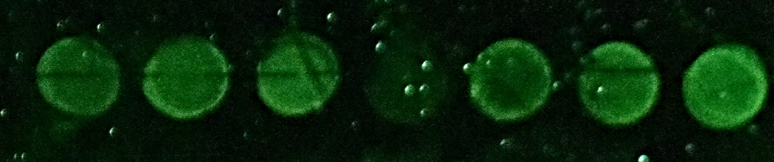
#> input picture 20261029/test image/Chi 20261014 B_2 (h).png, 774 x 162 px
$ python bg_vs_order.py
#> lines starting #> are read from the running program, lines starting #| are printed output that depends on the picture; after the words box and inside, x2 and y2 are one past the last pixel; in counts of white or black regions, pixels touching at a corner belong together
### 20261029/lod_analysis/b8_analysis.py
# -*- coding: utf-8 -*-
"""
B-8 專題:找比 Top-hat 去灰塵更適合 B-8 的處理方式

B-8 的兩個問題(見 灰塵雜訊影像處理與LOD分析報告.md):
  1. 灰塵:Top-hat 去灰塵後 CV 變好,但斜率 2.40 → 1.61、LOD 變差(1e-13 與 blank 分不開)
  2. 照明不均:背景左暗右亮,而 B-8 的濃度剛好由左到右增加 → 照明梯度可能被當成訊號

新的兩個想法:
  A. 用「顏色」抓灰塵:螢光樣本只有綠色(R、B ≈ 0),灰塵偏白(R、B 明顯升高)
     → (R+B)/2 > 門檻 的像素(外擴 2 px 含光暈)不計入,不會誤刪樣本本身較亮的紋理
  B. 用樣本外圈背景校正照明:
     - 扣背景(net = 樣本 − 背景)       :去掉加性的背景,但照明倍率仍在
     - 比值(ratio = 樣本 / 背景)        :照明是乘上去的 → 比值與照明無關
     - 全圖背景擬合(2 次曲面)後除以照明:同 20261026 的背景估計校正

量測流程、ROI、重複量測、LOD 公式與 lod_analysis.py 相同。
用法:python b8_analysis.py   輸出:b8_results.csv、b8_fig_*.png
"""
import os, csv
import numpy as np
import cv2
import matplotlib
matplotlib.use("Agg")
matplotlib.rcParams["font.sans-serif"] = ["Microsoft JhengHei", "Microsoft YaHei", "DejaVu Sans"]
matplotlib.rcParams["axes.unicode_minus"] = False
import matplotlib.pyplot as plt
from matplotlib.ticker import FuncFormatter
import lod_analysis as LA

HERE = os.path.dirname(os.path.abspath(__file__))
CFG = LA.IMAGES["B-8"]
DUST_RB = 4.0          # ponytail: (R+B)/2 > 4 視為灰塵(背景約 0.7);依相機雜訊調整
DUST_GROW = 2          # 灰塵遮罩外擴 px(含光暈)
SAMPLE_R = 50          # 樣本本體半徑(px,直徑約 100)
RING = (56, 66)        # 外圈背景環(px):樣本外、碰不到相鄰樣本(間距約 125)


def load_rgb(path):
    im = cv2.imdecode(np.fromfile(path, np.uint8), cv2.IMREAD_UNCHANGED)[..., :3].astype(np.float32)
    return im[..., 2], im[..., 1], im[..., 0]          # R, G, B


def dust_mask(R, B):
    m = ((R + B) / 2 > DUST_RB).astype(np.uint8)
    k = cv2.getStructuringElement(cv2.MORPH_ELLIPSE, (2 * DUST_GROW + 1,) * 2)
    return cv2.dilate(m, k) > 0


# [76 lines left out: functions illum_fit, main, evaluate, not called in this run]


# [62 lines that do not run on import are left out]

### 20261029/lod_analysis/lod_analysis.py
# -*- coding: utf-8 -*-
"""
灰塵雜訊對 LOD 的影響:比較多種影像處理方式(只處理樣本 ROI)

流程(與使用者 Excel「Chi 數據分析 20261029 Ozzy.xlsx」一致):
  灰階 = ImageJ 算法 (R+G+B)/3 → 每個樣本 3 個子 ROI 當 3 次量測 → 平均 / 標準差(ddof=1, 同 Excel STDEV)
  校正曲線:強度 = m·log10(C) + b(用 Excel 圖表的同一組濃度點)
  LOD = 10^((μ_blank + 3σ_blank − b) / m)

處理方式(全部只作用在樣本 ROI 內):
  Raw           原始平均(= ImageJ 直接量)
  Median3       3x3 中值濾波後平均
  Deglint       White Top-hat 偵測灰塵(K=4, kernel 9),灰塵像素不計入平均(= 程式現行分數)
  B             灰塵像素用鄰近顏色補(Telea inpaint)後平均
  B2            B 再處理一次(連灰塵光暈 2 px 一起補)後平均
  Deglint-k13   同 Deglint,kernel 13(抓得到較大的灰塵/氣泡)
  B2-k13        同 B2,kernel 13
  Deglint-k13-grow  kernel 13 偵測後,灰塵 + 外擴 2 px 光暈都不計入平均(排除版的 B2,不補任何數值)
  Median-ROI    子 ROI 的中位數(穩健統計,不需偵測)
  B2-k13-BG     B2-k13 再扣掉樣本外圈環形區的局部背景(中位數)→ 修正照明不均

用法:python lod_analysis.py      (light_intensity conda 環境)
輸出:results_*.csv、fig_*.png(本資料夾)
"""
import os, sys, csv
import numpy as np
import cv2

HERE = os.path.dirname(os.path.abspath(__file__))
IMG_DIR = os.path.join(HERE, "..", "test image")
K = 4.0
GROW = 2
# 重複量測的定義:sub = 樣本內 3 個不同位置的子 ROI;jitter = 整顆 ROI 重畫 3 次(位置偏移 ±3 px)
REP_MODE = sys.argv[1] if len(sys.argv) > 1 else "sub"

# 樣本由左到右的濃度標籤、初估中心、ROI 半徑;fit = Excel 圖表用的濃度點;blank = 算 LOD 的空白樣本
IMAGES = {
    "B-2(h)": dict(file="Chi 20261014 B_2 (h).png", r=30, y=(20, 145), half=45,
                   labels=["1e-13", "1e-11", "1e-9", "blank", "0", "1e-10", "control"],
                   guess=[75, 184, 295, 410, 509, 621, 727],
                   fit=["1e-13", "1e-11", "1e-10", "1e-9"], blank="blank",
                   excel={"1e-13": (28.641, 0.424), "1e-11": (33.572, 0.342), "1e-9": (45.617, 3.855),
                          "blank": (21.999, 1.432), "0": (23.064, 2.203), "1e-10": (36.593, 1.154),
                          "control": (48.782, 1.790)}),
    "B-2(l)": dict(file="Chi 20261014 B_2 (l).jpg", r=24, y=(15, 125), half=40,
                   labels=["1e-13", "1e-11", "1e-9", "blank", "0", "1e-10"],
                   guess=[62, 160, 255, 355, 462, 555],
                   fit=["1e-13", "1e-11", "1e-10", "1e-9"], blank="blank",
                   excel={"1e-13": (21.223, 0.602), "1e-11": (25.080, 0.216), "1e-9": (30.880, 3.029),
                          "blank": (15.437, 0.936), "0": (18.517, 2.060), "1e-10": (28.216, 0.959)}),
    "B-8": dict(file="Chi 20261014 B_8.png", r=30, y=(40, 150), half=50,
                labels=["blank", "1e-13", "1e-12", "1e-11", "1e-10", "1e-9"],
                guess=[134, 263, 386, 513, 638, 764],
                fit=["1e-13", "1e-12", "1e-11", "1e-10"], blank="blank",
                excel={"blank": (6.037, 0.100), "1e-13": (6.705, 0.153), "1e-12": (8.663, 0.247),
                       "1e-11": (11.180, 0.336), "1e-10": (13.694, 0.354), "1e-9": (12.016, 0.157)}),
}
METHODS = ["Raw", "Median3", "Deglint", "B", "B2", "Deglint-k13", "B2-k13", "Deglint-k13-grow", "Median-ROI", "B2-k13-BG"]


def load_gray(path):
    im = cv2.imdecode(np.fromfile(path, np.uint8), cv2.IMREAD_UNCHANGED)
    return im[..., :3].astype(np.float32).mean(-1)            # ImageJ RGB → 8-bit:(R+G+B)/3


def centers(gray, guess, yr, half):
    """去亮點 + 模糊後,在初估位置附近取亮度質心(扣視窗 40 百分位當背景)。"""
    m = cv2.GaussianBlur(cv2.medianBlur(np.clip(gray, 0, 255).astype(np.uint8), 9).astype(np.float32), (0, 0), 6)
    out = []
    for gx in guess:
        x0 = max(0, gx - half)
        win = m[yr[0]:yr[1], x0:gx + half]
        w = np.clip(win - np.percentile(win, 40), 0, None)
        ys, xs = np.mgrid[0:win.shape[0], 0:win.shape[1]]
        out.append((int(round((xs * w).sum() / w.sum() + x0)), int(round((ys * w).sum() / w.sum() + yr[0]))))
    return out


# [87 lines left out: functions disk, glint_mask, inpaint, inpaint_roi, b2, sub_rois and 2 more, not called in this run]


# [45 lines that do not run on import are left out]

### 20261029/lod_analysis/bg_vs_order.py
# -*- coding: utf-8 -*-
"""
背景變亮是「照明不均」還是「樣本的光散到背景」?—— 用濃度順序不同的影像來分辨

B-8 的濃度由左到右遞增,背景也由左到右變亮,兩者綁在一起分不開。
B-2(h)/(l) 的濃度順序是打亂的:
  - 背景跟著「位置」變(越右越亮,不管旁邊是什麼濃度) → 照明不均
  - 背景跟著「旁邊樣本的亮度」變(亮樣本旁邊的背景就亮) → 樣本的光散到背景

背景量在「相鄰樣本之間的縫隙」與「影像左右兩端」(B-2 的樣本幾乎填滿高度,上下方沒有背景):
  縫隙 = 兩樣本中點 ±6 px 的直條、在兩個樣本實際範圍以外的像素中位數;旁邊亮度 = 兩側樣本平均
再用 背景 = a + b·(x/寬) + c·旁邊樣本亮度 迴歸。
灰階 = (R+G+B)/3(同 lod_analysis);灰塵用顏色抓((R+B)/2 > 4,外擴 2 px)後不計入背景。
用法:python bg_vs_order.py   輸出:bg_vs_order.png、bg_vs_order.csv
"""
import os, csv
import numpy as np
import cv2
import matplotlib
matplotlib.use("Agg")
matplotlib.rcParams["font.sans-serif"] = ["Microsoft JhengHei", "Microsoft YaHei", "DejaVu Sans"]
matplotlib.rcParams["axes.unicode_minus"] = False
import matplotlib.pyplot as plt
import lod_analysis as LA
from b8_analysis import load_rgb, dust_mask

HERE = os.path.dirname(os.path.abspath(__file__))
GAP = 6              # 縫隙直條半寬(px)


def extent(sm, cx, cy, r0, rmax):
    """樣本實際半徑(同程式 _sample_extent):往外每圈平均亮度降到 背景+10%·(樣本−背景) 處。"""
    H, W = sm.shape
    yy, xx = np.mgrid[0:H, 0:W]
    d = np.hypot(xx - cx, yy - cy).astype(int)
    m = d <= rmax
    cnt = np.bincount(d[m], minlength=rmax + 1)
    prof = np.bincount(d[m], weights=sm[m], minlength=rmax + 1) / np.maximum(cnt, 1)
    ok = cnt > 0
    prof = np.interp(np.arange(rmax + 1), np.flatnonzero(ok), prof[ok])
    prof = np.convolve(np.pad(prof, 2, mode="edge"), np.ones(5) / 5, "valid")
    peak, base = prof[:r0 + 1].max(), prof[r0:].min()
    if peak - base < 1.0:
        return r0
    hit = np.flatnonzero(prof[r0:] <= base + 0.1 * (peak - base))
    return r0 + int(hit[0]) if hit.size else rmax


rows, per_img = [], {}
for name, cfg in LA.IMAGES.items():
    R, G, B = load_rgb(os.path.join(LA.IMG_DIR, cfg["file"]))
    gray = (R + G + B) / 3
    dust = dust_mask(R, B)
#> in dust_mask, `m = ((R + B) / 2 > DUST_RB).astype(np.uint8)`:
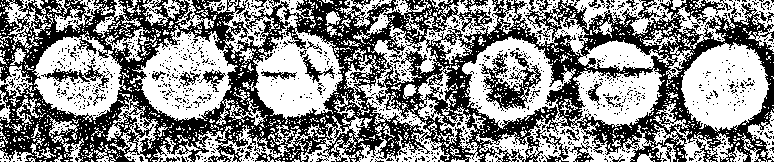
#> m: shape (162, 774); values 0 (black) and 1 (white), 53.7% white; 1168 black regions (1134 under 20 px), largest, box (x1, y1, x2, y2) and area: (0, 0, 774, 162) 51024, (481, 50, 541, 111) 1318, (41, 65, 109, 87) 442
#> in dust_mask, `return cv2.dilate(m, k) > 0`: returned value: shape (162, 774) bool; 96.7% white; black in thin lines or dots
    sm = cv2.medianBlur(np.clip(np.round(gray), 0, 255).astype(np.uint8), 5).astype(np.float32)
    H, W = gray.shape
#> H = 162; W = 774
    yy, xx = np.mgrid[0:H, 0:W]
    cs = LA.centers(gray, cfg["guess"], cfg["y"], cfg["half"])
#> after the loop in centers, `for gx in guess:`:
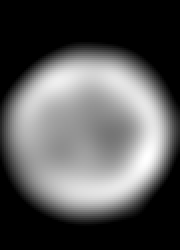
#> w: shape (125, 90) float32 (shown 2 times larger); min 0, max 46.45, mean 15.9; drawn with min black and max white
#> after the loop in centers, `for gx in guess:`:
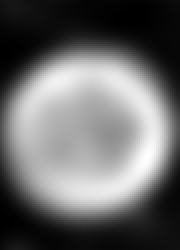
#> win: shape (125, 90) float32 (shown 2 times larger); min 6.42, max 63.74, mean 30.1; drawn with min black and max white
#> after the loop in centers, `for gx in guess:`: out = [(74, 78), (183, 81), (295, 80), (408, 80), (508, 79), (622, 83), (727, 86)]
#> cs has the same summary as out in centers
    spacing = np.median(np.diff([c[0] for c in cs]))
#> spacing = 110.5
    ext = [extent(sm, cx, cy, cfg["r"], int(spacing * 0.6)) for cx, cy in cs]
#> in extent, `prof = np.bincount(d[m], weights=sm[m], minlength=rmax + 1) / np.maxim..`: prof = 67 values, max 36.64 at index 30, min 9.13 at index 66, mean 21.42
#> in extent, `prof = np.convolve(np.pad(prof, 2, mode="edge"), np.ones(5) / 5, "vali..`: prof = 67 values, max 36.13 at index 30, min 9.29 at index 50, mean 21.41
#> in extent, `peak, base = prof[:r0 + 1].max(), prof[r0:].min()`: peak = 36.13; base = 9.29
#> in extent, `hit = np.flatnonzero(prof[r0:] <= base + 0.1 * (peak - base))`: hit = 21 values from 16 to 36
#> call 2 of extent, with cx = 183, cy = 81, r0 = 30, rmax = 66
#> in extent (call 2), `yy, xx = np.mgrid[0:H, 0:W]`:
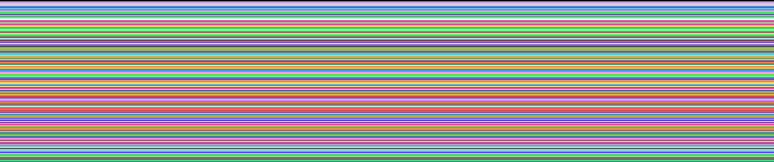
#> yy: shape (162, 774) int64; 162 distinct labels, from 0 to 161; one colour per label, 0 black
#> in extent (call 2), `m = d <= rmax`: m: shape (162, 774) bool; 11.2% white; 1 white region, box (x1, y1, x2, y2) and area: (117, 15, 250, 148) 14069
#> in extent (call 2), `prof = np.bincount(d[m], weights=sm[m], minlength=rmax + 1) / np.maxim..`: prof = 67 values, max 47.23 at index 33, min 7.68 at index 55, mean 25.47
#> in extent (call 2), `prof = np.convolve(np.pad(prof, 2, mode="edge"), np.ones(5) / 5, "vali..`: prof = 67 values, max 45.82 at index 33, min 7.83 at index 55, mean 25.47
#> in extent (call 2), `peak, base = prof[:r0 + 1].max(), prof[r0:].min()`: peak = 42.17; base = 7.83
#> in extent (call 2), `hit = np.flatnonzero(prof[r0:] <= base + 0.1 * (peak - base))`: hit = 19 values from 18 to 36
#> in extent (call 3), `m = d <= rmax`: m: shape (162, 774) bool; 11.2% white; 1 white region, box (x1, y1, x2, y2) and area: (229, 14, 362, 147) 14069
#> in extent (call 4), `m = d <= rmax`: m: shape (162, 774) bool; 11.2% white; 1 white region, box (x1, y1, x2, y2) and area: (342, 14, 475, 147) 14069
#> in extent (call 5), `m = d <= rmax`: m: shape (162, 774) bool; 11.2% white; 1 white region, box (x1, y1, x2, y2) and area: (442, 13, 575, 146) 14069
#> in extent (call 6), `m = d <= rmax`: m: shape (162, 774) bool; 11.2% white; 1 white region, box (x1, y1, x2, y2) and area: (556, 17, 689, 150) 14069
#> in extent (call 7), `d = np.hypot(xx - cx, yy - cy).astype(int)`:
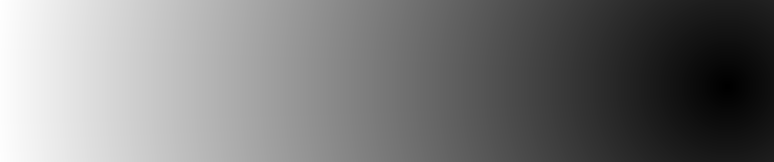
#> d: shape (162, 774) int64; min 0, max 732, mean 349.8; drawn with min black and max white
#> in extent (call 7), `m = d <= rmax`: m: shape (162, 774) bool; 10.1% white; 1 white region, box (x1, y1, x2, y2) and area: (661, 20, 774, 153) 12713
#> in extent (call 7), `cnt = np.bincount(d[m], minlength=rmax + 1)`: cnt = 67 values, max 325 at index 65, min 1 at index 0, mean 189.7
#> in extent (call 7), `prof = np.bincount(d[m], weights=sm[m], minlength=rmax + 1) / np.maxim..`: prof = 67 values, max 72.26 at index 34, min 6.9 at index 48, mean 34.55
#> in extent (call 7), `prof = np.convolve(np.pad(prof, 2, mode="edge"), np.ones(5) / 5, "vali..`: prof = 67 values, max 70.79 at index 34, min 7.15 at index 49, mean 34.55
#> in extent (call 7), `peak, base = prof[:r0 + 1].max(), prof[r0:].min()`: peak = 64.6; base = 7.15
#> in extent (call 7), `hit = np.flatnonzero(prof[r0:] <= base + 0.1 * (peak - base))`: hit = 22 values from 15 to 36
#> ext = [46, 48, 46, 48, 46, 45, 45]
    S = [float(np.median(gray[np.hypot(xx - cx, yy - cy) <= cfg["r"]])) for cx, cy in cs]
#> S = [28, 33.33, 44.33, 15, 22.67, 35, 47]
    outside = np.ones((H, W), bool)
    for (cx, cy), e in zip(cs, ext):
        outside &= np.hypot(xx - cx, yy - cy) > e
#> this loop made 7 passes
#> (cx, cy, e) on passes 1 to 7: (74, 78, 46), (183, 81, 48), (295, 80, 46), (408, 80, 48), (508, 79, 46), (622, 83, 45), (727, 86, 45)
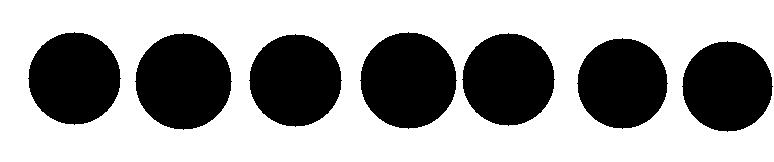
#> outside: shape (162, 774) bool; 62.5% white; 7 black regions, largest, box (x1, y1, x2, y2) and area: (135, 33, 232, 130) 7213, (360, 32, 457, 129) 7213, (28, 32, 121, 125) 6625
    bgok = outside & ~dust
#> bgok: shape (162, 774) bool; 2.2% white in thin lines or dots

    pts = []   # (位置 x, 背景, 旁邊樣本亮度, 說明, 區域遮罩)
    regions = [(xx < cs[0][0] - ext[0], S[0], f"左端|{cfg['labels'][0]}")]
    for i in range(len(cs) - 1):
        mid = (cs[i][0] + cs[i + 1][0]) / 2
        regions.append((np.abs(xx - mid) <= GAP, (S[i] + S[i + 1]) / 2, f"{cfg['labels'][i]}|{cfg['labels'][i + 1]}"))
#> this loop made 6 passes
#> mid on passes 1 to 6: 128.5, 239, 351.5, 458, 565, 674.5
#> after the loop, regions = 7 items
    regions.append((xx > cs[-1][0] + ext[-1], S[-1], f"{cfg['labels'][-1]}|右端"))
    for reg, nb, lab in regions:
        m = reg & bgok
        if m.sum() < 40:
            continue
        pts.append((float(xx[m].mean()), float(np.median(gray[m])), nb, lab, m))
        rows.append([name, lab, round(float(xx[m].mean())), round(float(np.median(gray[m])), 3), round(nb, 2), int(m.sum())])
#> this loop made 8 passes
#> (nb, lab) on passes 1 to 8: (28, '左端|1e-13'), (30.67, '1e-13|1e-11'), (38.83, '1e-11|1e-9'), (29.67, '1e-9|blank'), (18.83, 'blank|0'), (28.83, '0|1e-10'), (41, '1e-10|control'), (47, 'control|右端')
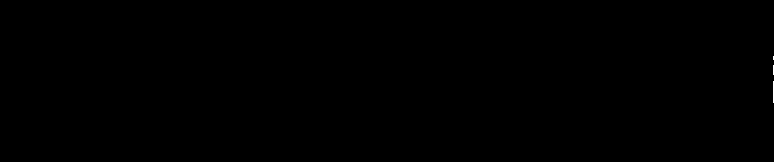
#> m: shape (162, 774) bool; 0.03% white in thin lines or dots, all inside (x1, y1, x2, y2) = (773, 56, 774, 103)
#> after the loop, pts = 6 items; rows = 6 items

    x = np.array([p[0] for p in pts]) / W; bg = np.array([p[1] for p in pts]); nb = np.array([p[2] for p in pts])
#> after `x = np.array([p[0] for p in pts]) / W`: x = [0.0147, 0.166, 0.308, 0.454, 0.594, 0.73]
#> after `bg = np.array([p[1] for p in pts])`: bg = [6, 7.67, 4.67, 4.33, 4.33, 5.33]
#> after `nb = np.array([p[2] for p in pts])`: nb = [28, 30.67, 38.83, 29.67, 18.83, 28.83]
    coef = np.linalg.lstsq(np.stack([np.ones_like(x), x, nb], 1), bg, rcond=None)[0]
#> coef = [6.74, -2.82, -0.00993]
    cx_nb, cx_bg, cnb_bg = np.corrcoef(x, nb)[0, 1], np.corrcoef(x, bg)[0, 1], np.corrcoef(nb, bg)[0, 1]
#> cx_nb = -0.338; cx_bg = -0.569; cnb_bg = 0.149
    per_img[name] = dict(gray=gray, cs=cs, ext=ext, pts=pts, coef=coef, W=W, S=S, labels=cfg["labels"],
                         corr=(cx_nb, cx_bg, cnb_bg))
    print(f"\n══ {name}  ({W}x{H}, 樣本實際半徑 {ext})")
#| ══ B-2(h)  (774x162, 樣本實際半徑 [46, 48, 46, 48, 46, 45, 45])
    print("   樣本亮度 " + "  ".join(f"{l}:{s:.1f}" for l, s in zip(cfg["labels"], S)))
#|    樣本亮度 1e-13:28.0  1e-11:33.3  1e-9:44.3  blank:15.0  0:22.7  1e-10:35.0  control:47.0
    print("   背景     " + "  ".join(f"[{p[3]}] x={p[0]:.0f} 背景 {p[1]:.2f}" for p in pts))
#|    背景     [左端|1e-13] x=11 背景 6.00  [1e-13|1e-11] x=128 背景 7.67  [1e-11|1e-9] x=238 背景 4.67  [1e-9|blank] x=351 背景 4.33  [blank|0] x=460 背景 4.33  [0|1e-10] x=565 背景 5.33
    print(f"   corr(位置, 旁邊亮度) {cx_nb:+.2f} | corr(位置, 背景) {cx_bg:+.2f} | corr(旁邊亮度, 背景) {cnb_bg:+.2f}")
#|    corr(位置, 旁邊亮度) -0.34 | corr(位置, 背景) -0.57 | corr(旁邊亮度, 背景) +0.15
    print(f"   迴歸 背景 = {coef[0]:.2f} {coef[1]:+.2f}·(x/寬) {coef[2]:+.3f}·旁邊亮度"
          f"  → 左到右 {coef[1]:+.2f};旁邊亮度從最暗到最亮 {coef[2] * (nb.max() - nb.min()):+.2f}")
#|    迴歸 背景 = 6.74 -2.82·(x/寬) -0.010·旁邊亮度  → 左到右 -2.82;旁邊亮度從最暗到最亮 -0.20
#> pass 2 of the loop `for name, cfg in LA.IMAGES.items():`:
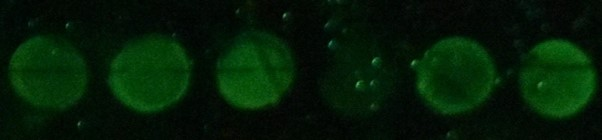
#> input picture 20261029/test image/Chi 20261014 B_2 (l).jpg, 602 x 140 px
#> im: shape (140, 602, 3) float32
#> R: shape (140, 602) float32
#> G: shape (140, 602) float32
#> B: shape (140, 602) float32
#> gray: shape (140, 602) float32
#> in dust_mask (call 2), `m = ((R + B) / 2 > DUST_RB).astype(np.uint8)`:
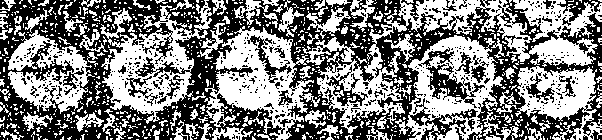
#> m: shape (140, 602); values 0 (black) and 1 (white), 50.4% white; 588 black regions (545 under 20 px), largest, box (x1, y1, x2, y2) and area: (0, 0, 602, 140) 35250, (426, 63, 485, 108) 847, (326, 65, 368, 106) 437
#> `sm = cv2.medianBlur(np.clip(np.round(gray), 0, 255).astype(np.uint8), ..`:
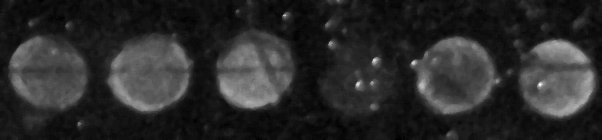
#> sm: shape (140, 602) float32; min 2, max 65, mean 12.6; drawn with min black and max white
#> cs = [(49, 75), (150, 76), (252, 76), (360, 78), (456, 75), (561, 79)]
#> spacing = 102
#> ext = [44, 46, 46, 41, 46, 44]
#> S = [20, 24.67, 30.67, 13.33, 17.67, 26.67]
#> the loop `for (cx, cy), e in zip(cs, ext):` made 6 passes
#> (cx, cy, e) on passes 1 to 6: (49, 75, 44), (150, 76, 46), (252, 76, 46), (360, 78, 41), (456, 75, 46), (561, 79, 44)
#> the loop `for i in range(len(cs) - 1):` made 5 passes
#> mid on passes 1 to 5: 99.5, 201, 306, 408, 508.5
#> after the loop `for i in range(len(cs) - 1):`: regions = 6 items
#> the loop `for reg, nb, lab in regions:` made 7 passes
#> (nb, lab) on passes 1 to 7: (20, '左端|1e-13'), (22.33, '1e-13|1e-11'), (27.67, '1e-11|1e-9'), (22, '1e-9|blank'), (15.5, 'blank|0'), (22.17, '0|1e-10'), (26.67, '1e-10|右端')
#> after the loop `for reg, nb, lab in regions:`: pts = 5 items; rows = 11 items
#> x = [0.00218, 0.167, 0.332, 0.51, 0.672]
#> `bg = np.array([p[1] for p in pts])`: bg = [6, 5.67, 5.33, 4.33, 5]
#> `nb = np.array([p[2] for p in pts])`: nb = [20, 22.33, 27.67, 22, 15.5]
#> coef = [6.76, -2.19, -0.0353]
#> cx_nb = -0.341; cx_bg = -0.828; cnb_bg = 0.069
#| ══ B-2(l)  (602x140, 樣本實際半徑 [44, 46, 46, 41, 46, 44])
#|    樣本亮度 1e-13:20.0  1e-11:24.7  1e-9:30.7  blank:13.3  0:17.7  1e-10:26.7
#|    背景     [左端|1e-13] x=1 背景 6.00  [1e-13|1e-11] x=100 背景 5.67  [1e-11|1e-9] x=200 背景 5.33  [1e-9|blank] x=307 背景 4.33  [blank|0] x=404 背景 5.00
#|    corr(位置, 旁邊亮度) -0.34 | corr(位置, 背景) -0.83 | corr(旁邊亮度, 背景) +0.07
#|    迴歸 背景 = 6.76 -2.19·(x/寬) -0.035·旁邊亮度  → 左到右 -2.19;旁邊亮度從最暗到最亮 -0.43

with open(os.path.join(HERE, "bg_vs_order.csv"), "w", newline="", encoding="utf-8-sig") as fp:
    w = csv.writer(fp)
    w.writerow(["image", "region", "x_px", "background", "neighbor_sample_brightness", "pixels"])
    w.writerows(rows)

# ── 圖:每張影像一列 = 影像(標量背景的位置)/ 背景 vs 位置 / 背景 vs 旁邊樣本亮度 ──
n = len(per_img)
#> n = 3
fig, axes = plt.subplots(n, 3, figsize=(17, 3.2 * n), gridspec_kw=dict(width_ratios=[1.5, 1, 1]))
for i, (name, d) in enumerate(per_img.items()):
    g = d["gray"]
    ax = axes[i, 0]
    ax.imshow(g, cmap="gray", vmin=np.percentile(g, 1), vmax=np.percentile(g, 99.5))
    ov = np.zeros(g.shape + (4,));
    for p in d["pts"]:
        ov[p[4]] = (0, 1, 1, 0.55)
    ax.imshow(ov)
    for (cx, cy), e, lab in zip(d["cs"], d["ext"], d["labels"]):
        ax.add_patch(plt.Circle((cx, cy), e, fill=False, color="magenta", lw=0.8))
        ax.text(cx, 4, lab, color="yellow", ha="center", va="top", fontsize=8)
    ax.set_title(f"{name}:青色 = 量背景的位置(縫隙、兩端),紫圈 = 樣本實際範圍", fontsize=9); ax.axis("off")
    xs = [p[0] for p in d["pts"]]; bg = [p[1] for p in d["pts"]]; nb = [p[2] for p in d["pts"]]
    c = d["corr"]
    ax = axes[i, 1]
    ax.plot(xs, bg, "o-", color="#d62728")
    for p in d["pts"]:
        ax.annotate(p[3], (p[0], p[1]), textcoords="offset points", xytext=(0, 6), ha="center", fontsize=7)
    ax.set_xlabel("位置 x (px)"); ax.set_ylabel("背景灰階")
    ax.set_title(f"背景 vs 位置(相關係數 {c[1]:+.2f})", fontsize=9)
    ax = axes[i, 2]
    ax.scatter(nb, bg, color="#2ca02c")
    for p in d["pts"]:
        ax.annotate(p[3], (p[2], p[1]), textcoords="offset points", xytext=(0, 6), ha="center", fontsize=7)
    ax.set_xlabel("旁邊樣本亮度"); ax.set_ylabel("背景灰階")
    ax.set_title(f"背景 vs 旁邊樣本亮度(相關係數 {c[2]:+.2f};位置與旁邊亮度 {c[0]:+.2f})", fontsize=9)
#> this loop made 3 passes
#> (name, xs, bg, nb, c) on passes 1 to 3: ('B-2(h)', [11.41, 128.3, 238, 351.2, 459.8, 564.9], [6, 7.67, 4.67, 4.33, 4.33, 5.33], [28, 30.67, 38.83, 29.67, 18.83, 28.83], (-0.338, -0.569, 0.149)), ('B-2(l)', [1.32, 100.4, 199.6, 307, 404.5], [6, 5.67, 5.33, 4.33, 5], [20, 22.33, 27.67, 22, 15.5], (-0.341, -0.828, 0.069)), ('B-8', [35.12, 202.6, 327.3, 449.4, 575, 700, 830.5], [3.67, 4, 4.67, 5.67, 6.33, 7, 7], [6, 6.17, 7, 8.67, 10.33, 11.5, 12], (0.974, 0.98, 0.99))
fig.tight_layout()
p = os.path.join(HERE, "bg_vs_order.png"); fig.savefig(p, dpi=100)
print("\n已存", p)
